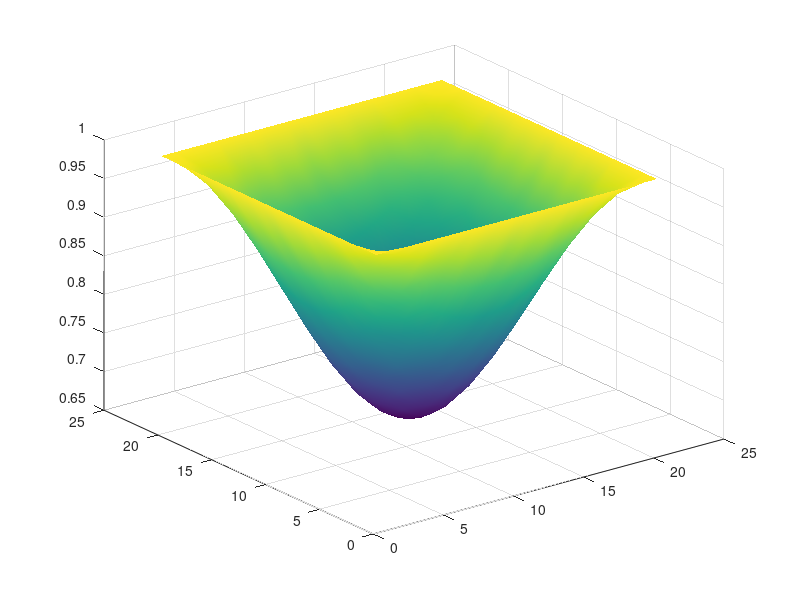

This figure's MATLAB source: (Note: this script raises an error after producing the figure.)
% Auto-generated MATLAB script
field = [ ...
    1.00000000E+00   1.00000000E+00   1.00000000E+00   1.00000000E+00   1.00000000E+00   1.00000000E+00   1.00000000E+00   1.00000000E+00   1.00000000E+00   1.00000000E+00   1.00000000E+00   1.00000000E+00   1.00000000E+00   1.00000000E+00   1.00000000E+00   1.00000000E+00   1.00000000E+00   1.00000000E+00   1.00000000E+00   1.00000000E+00   1.00000000E+00; ...
    1.00000000E+00   9.92083807E-01   9.84365898E-01   9.77034334E-01   9.70276456E-01   9.64250355E-01   9.59113355E-01   9.54978295E-01   9.51957981E-01   9.50110508E-01   9.49494915E-01   9.50110508E-01   9.51957981E-01   9.54978295E-01   9.59113355E-01   9.64250355E-01   9.70276456E-01   9.77034334E-01   9.84365898E-01   9.92083807E-01   1.00000000E+00; ...
    1.00000000E+00   9.84365898E-01   9.69118554E-01   9.54643902E-01   9.41288235E-01   9.29396125E-01   9.19238229E-01   9.11084210E-01   9.05104532E-01   9.01470536E-01   9.00239350E-01   9.01470536E-01   9.05104532E-01   9.11084210E-01   9.19238229E-01   9.29396125E-01   9.41288235E-01   9.54643902E-01   9.69118554E-01   9.84365898E-01   1.00000000E+00; ...
    1.00000000E+00   9.77034334E-01   9.54643902E-01   9.33374319E-01   9.13769023E-01   8.96286728E-01   8.81383758E-01   8.69387567E-01   8.60625309E-01   8.55265641E-01   8.53479712E-01   8.55265641E-01   8.60625309E-01   8.69387567E-01   8.81383758E-01   8.96286728E-01   9.13769023E-01   9.33374319E-01   9.54643902E-01   9.77034334E-01   1.00000000E+00; ...
    1.00000000E+00   9.70276456E-01   9.41288235E-01   9.13769023E-01   8.88377279E-01   8.65767981E-01   8.46455851E-01   8.30953400E-01   8.19584903E-01   8.12675903E-01   8.10335231E-01   8.12675903E-01   8.19584903E-01   8.30953400E-01   8.46455851E-01   8.65767981E-01   8.88377279E-01   9.13769023E-01   9.41288235E-01   9.70276456E-01   1.00000000E+00; ...
    1.00000000E+00   9.64250355E-01   9.29396125E-01   8.96286728E-01   8.65767981E-01   8.38554118E-01   8.15355264E-01   7.96681399E-01   7.83041509E-01   7.74698434E-01   7.71918277E-01   7.74698434E-01   7.83041509E-01   7.96681399E-01   8.15355264E-01   8.38554118E-01   8.65767981E-01   8.96286728E-01   9.29396125E-01   9.64250355E-01   1.00000000E+00; ...
    1.00000000E+00   9.59113355E-01   9.19238229E-01   8.81383758E-01   8.46455851E-01   8.15355264E-01   7.88790284E-01   7.67465601E-01   7.51827610E-01   7.42323752E-01   7.39104109E-01   7.42323752E-01   7.51827610E-01   7.67465601E-01   7.88790284E-01   8.15355264E-01   8.46455851E-01   8.81383758E-01   9.19238229E-01   9.59113355E-01   1.00000000E+00; ...
    1.00000000E+00   9.54978295E-01   9.11084210E-01   8.69387567E-01   8.30953400E-01   7.96681399E-01   7.67465601E-01   7.43948565E-01   7.26770936E-01   7.16264101E-01   7.12762781E-01   7.16264101E-01   7.26770936E-01   7.43948565E-01   7.67465601E-01   7.96681399E-01   8.30953400E-01   8.69387567E-01   9.11084210E-01   9.54978295E-01   1.00000000E+00; ...
    1.00000000E+00   9.51957981E-01   9.05104532E-01   8.60625309E-01   8.19584903E-01   7.83041509E-01   7.51827610E-01   7.26770936E-01   7.08396317E-01   6.97229154E-01   6.93446155E-01   6.97229154E-01   7.08396317E-01   7.26770936E-01   7.51827610E-01   7.83041509E-01   8.19584903E-01   8.60625309E-01   9.05104532E-01   9.51957981E-01   1.00000000E+00; ...
    1.00000000E+00   9.50110508E-01   9.01470536E-01   8.55265641E-01   8.12675903E-01   7.74698434E-01   7.42323752E-01   7.16264101E-01   6.97229154E-01   6.85586385E-01   6.81706430E-01   6.85586385E-01   6.97229154E-01   7.16264101E-01   7.42323752E-01   7.74698434E-01   8.12675903E-01   8.55265641E-01   9.01470536E-01   9.50110508E-01   1.00000000E+00; ...
    1.00000000E+00   9.49494915E-01   9.00239350E-01   8.53479712E-01   8.10335231E-01   7.71918277E-01   7.39104109E-01   7.12762781E-01   6.93446155E-01   6.81706430E-01   6.77729519E-01   6.81706430E-01   6.93446155E-01   7.12762781E-01   7.39104109E-01   7.71918277E-01   8.10335231E-01   8.53479712E-01   9.00239350E-01   9.49494915E-01   1.00000000E+00; ...
    1.00000000E+00   9.50110508E-01   9.01470536E-01   8.55265641E-01   8.12675903E-01   7.74698434E-01   7.42323752E-01   7.16264101E-01   6.97229154E-01   6.85586385E-01   6.81706430E-01   6.85586385E-01   6.97229154E-01   7.16264101E-01   7.42323752E-01   7.74698434E-01   8.12675903E-01   8.55265641E-01   9.01470536E-01   9.50110508E-01   1.00000000E+00; ...
    1.00000000E+00   9.51957981E-01   9.05104532E-01   8.60625309E-01   8.19584903E-01   7.83041509E-01   7.51827610E-01   7.26770936E-01   7.08396317E-01   6.97229154E-01   6.93446155E-01   6.97229154E-01   7.08396317E-01   7.26770936E-01   7.51827610E-01   7.83041509E-01   8.19584903E-01   8.60625309E-01   9.05104532E-01   9.51957981E-01   1.00000000E+00; ...
    1.00000000E+00   9.54978295E-01   9.11084210E-01   8.69387567E-01   8.30953400E-01   7.96681399E-01   7.67465601E-01   7.43948565E-01   7.26770936E-01   7.16264101E-01   7.12762781E-01   7.16264101E-01   7.26770936E-01   7.43948565E-01   7.67465601E-01   7.96681399E-01   8.30953400E-01   8.69387567E-01   9.11084210E-01   9.54978295E-01   1.00000000E+00; ...
    1.00000000E+00   9.59113355E-01   9.19238229E-01   8.81383758E-01   8.46455851E-01   8.15355264E-01   7.88790284E-01   7.67465601E-01   7.51827610E-01   7.42323752E-01   7.39104109E-01   7.42323752E-01   7.51827610E-01   7.67465601E-01   7.88790284E-01   8.15355264E-01   8.46455851E-01   8.81383758E-01   9.19238229E-01   9.59113355E-01   1.00000000E+00; ...
    1.00000000E+00   9.64250355E-01   9.29396125E-01   8.96286728E-01   8.65767981E-01   8.38554118E-01   8.15355264E-01   7.96681399E-01   7.83041509E-01   7.74698434E-01   7.71918277E-01   7.74698434E-01   7.83041509E-01   7.96681399E-01   8.15355264E-01   8.38554118E-01   8.65767981E-01   8.96286728E-01   9.29396125E-01   9.64250355E-01   1.00000000E+00; ...
    1.00000000E+00   9.70276456E-01   9.41288235E-01   9.13769023E-01   8.88377279E-01   8.65767981E-01   8.46455851E-01   8.30953400E-01   8.19584903E-01   8.12675903E-01   8.10335231E-01   8.12675903E-01   8.19584903E-01   8.30953400E-01   8.46455851E-01   8.65767981E-01   8.88377279E-01   9.13769023E-01   9.41288235E-01   9.70276456E-01   1.00000000E+00; ...
    1.00000000E+00   9.77034334E-01   9.54643902E-01   9.33374319E-01   9.13769023E-01   8.96286728E-01   8.81383758E-01   8.69387567E-01   8.60625309E-01   8.55265641E-01   8.53479712E-01   8.55265641E-01   8.60625309E-01   8.69387567E-01   8.81383758E-01   8.96286728E-01   9.13769023E-01   9.33374319E-01   9.54643902E-01   9.77034334E-01   1.00000000E+00; ...
    1.00000000E+00   9.84365898E-01   9.69118554E-01   9.54643902E-01   9.41288235E-01   9.29396125E-01   9.19238229E-01   9.11084210E-01   9.05104532E-01   9.01470536E-01   9.00239350E-01   9.01470536E-01   9.05104532E-01   9.11084210E-01   9.19238229E-01   9.29396125E-01   9.41288235E-01   9.54643902E-01   9.69118554E-01   9.84365898E-01   1.00000000E+00; ...
    1.00000000E+00   9.92083807E-01   9.84365898E-01   9.77034334E-01   9.70276456E-01   9.64250355E-01   9.59113355E-01   9.54978295E-01   9.51957981E-01   9.50110508E-01   9.49494915E-01   9.50110508E-01   9.51957981E-01   9.54978295E-01   9.59113355E-01   9.64250355E-01   9.70276456E-01   9.77034334E-01   9.84365898E-01   9.92083807E-01   1.00000000E+00; ...
    1.00000000E+00   1.00000000E+00   1.00000000E+00   1.00000000E+00   1.00000000E+00   1.00000000E+00   1.00000000E+00   1.00000000E+00   1.00000000E+00   1.00000000E+00   1.00000000E+00   1.00000000E+00   1.00000000E+00   1.00000000E+00   1.00000000E+00   1.00000000E+00   1.00000000E+00   1.00000000E+00   1.00000000E+00   1.00000000E+00   1.00000000E+00 ];

% Surface plot (auto-generated)
[ny, nx] = size(field);
[X, Y] = meshgrid(1:nx, 1:ny);
fig = figure('Color','w');
ax = axes('Parent', fig);
h = surf(ax, X, Y, field);
shading(ax, 'interp');
colormap(ax, parula);
cb = colorbar(ax);
cb.Label.String = 'field value';
grid(ax, 'on');
box(ax, 'on');
axis(ax, 'tight');
view(ax, 45, 30);
xlabel(ax, 'i (x index)');
ylabel(ax, 'j (y index)');
zlabel(ax, 'field');
title(ax, sprintf('field (%d x %d)', ny, nx));
set(ax, 'FontSize', 12, 'LineWidth', 1);
set(h, 'EdgeColor', 'k');
drawnow;
